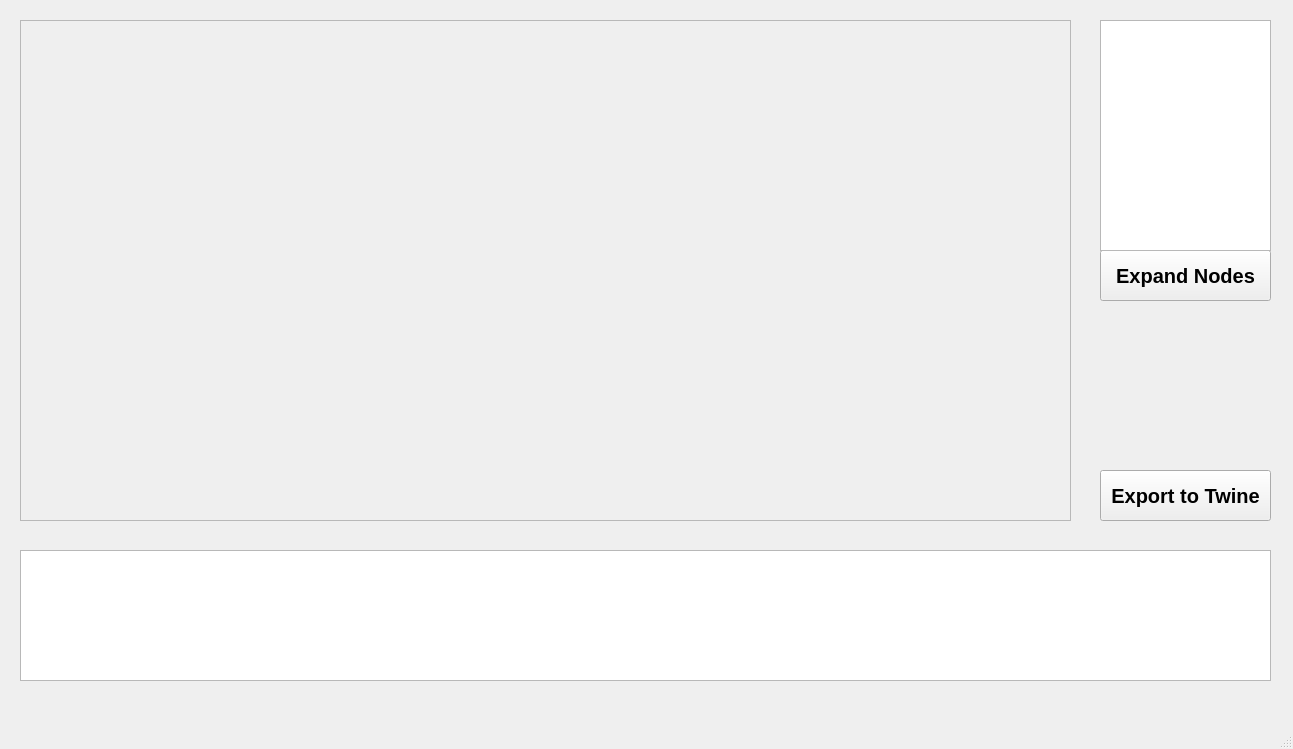
<?xml version="1.0" encoding="UTF-8"?>
<ui version="4.0">
 <class>StoryXpander</class>
 <widget class="QMainWindow" name="StoryXpander">
  <property name="geometry">
   <rect>
    <x>0</x>
    <y>0</y>
    <width>1293</width>
    <height>749</height>
   </rect>
  </property>
  <property name="sizePolicy">
   <sizepolicy hsizetype="Fixed" vsizetype="Fixed">
    <horstretch>0</horstretch>
    <verstretch>0</verstretch>
   </sizepolicy>
  </property>
  <property name="windowTitle">
   <string>StoryXPander</string>
  </property>
  <widget class="QWidget" name="centralwidget">
   <widget class="QFrame" name="nodes_frames">
    <property name="geometry">
     <rect>
      <x>20</x>
      <y>20</y>
      <width>1051</width>
      <height>501</height>
     </rect>
    </property>
    <property name="frameShape">
     <enum>QFrame::StyledPanel</enum>
    </property>
    <property name="frameShadow">
     <enum>QFrame::Raised</enum>
    </property>
   </widget>
   <widget class="QPushButton" name="btn_expand">
    <property name="geometry">
     <rect>
      <x>1100</x>
      <y>250</y>
      <width>171</width>
      <height>51</height>
     </rect>
    </property>
    <property name="font">
     <font>
      <pointsize>15</pointsize>
      <bold>true</bold>
     </font>
    </property>
    <property name="text">
     <string>Expand Nodes</string>
    </property>
   </widget>
   <widget class="QPushButton" name="btn_export">
    <property name="geometry">
     <rect>
      <x>1100</x>
      <y>470</y>
      <width>171</width>
      <height>51</height>
     </rect>
    </property>
    <property name="font">
     <font>
      <pointsize>15</pointsize>
      <bold>true</bold>
     </font>
    </property>
    <property name="text">
     <string>Export to Twine</string>
    </property>
   </widget>
   <widget class="QListWidget" name="expand_nodes_list">
    <property name="geometry">
     <rect>
      <x>1100</x>
      <y>20</y>
      <width>171</width>
      <height>231</height>
     </rect>
    </property>
    <property name="font">
     <font>
      <pointsize>12</pointsize>
     </font>
    </property>
    <property name="layoutDirection">
     <enum>Qt::LeftToRight</enum>
    </property>
    <property name="autoFillBackground">
     <bool>false</bool>
    </property>
   </widget>
   <widget class="QTextEdit" name="information_box">
    <property name="geometry">
     <rect>
      <x>20</x>
      <y>550</y>
      <width>1251</width>
      <height>131</height>
     </rect>
    </property>
    <property name="readOnly">
     <bool>true</bool>
    </property>
   </widget>
  </widget>
  <widget class="QMenuBar" name="menubar">
   <property name="geometry">
    <rect>
     <x>0</x>
     <y>0</y>
     <width>1293</width>
     <height>22</height>
    </rect>
   </property>
  </widget>
  <widget class="QStatusBar" name="statusbar"/>
 </widget>
 <resources/>
 <connections/>
</ui>
